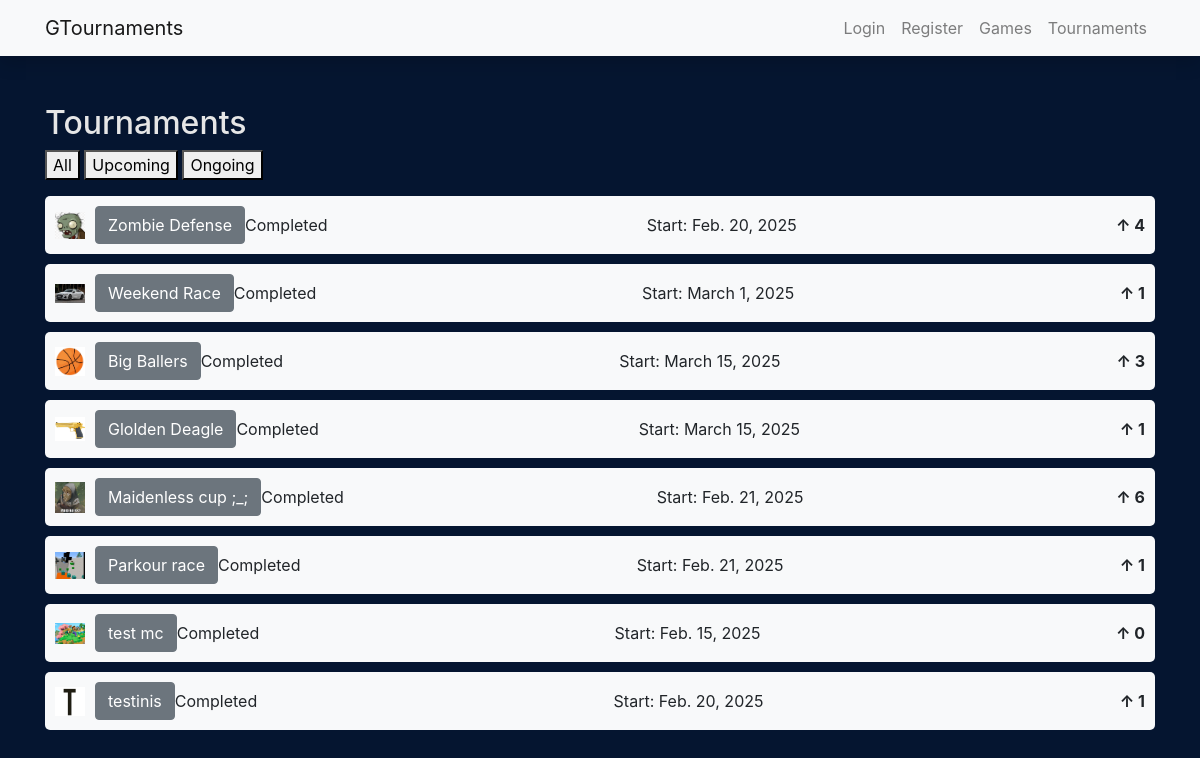
Page /tournaments/tournaments/completed/ on the committed database.
### tournaments/models.py (models this page shows, shortened)
class Tournament(models.Model):
    name = models.CharField("name", max_length=100)
    game = models.ForeignKey(Game, on_delete=models.CASCADE)
    start_date = models.DateField()
    created_by = models.ForeignKey(User, on_delete=models.CASCADE)
    upvotes = models.ManyToManyField(User, related_name="tournament_upvotes", blank=True)
    logo = models.ImageField(upload_to='tournament_logos/', default="tournament.png")
    def total_upvotes(self):
        return self.upvotes.count()
    STATUS_CHOICES = [
        ('u', 'Upcoming'),
        ('o', 'Ongoing'),
        ('c', 'Completed'),
    ]
    status = models.CharField(max_length=1, choices=STATUS_CHOICES, default='u')
    end_date = models.DateField(null=True, blank=True)

### tournaments/views.py (the view)
# urls.py: path("tournaments/completed/", views.get_completed_tournaments, name="completed-tournaments"),
def get_completed_tournaments(request):
    tournaments = Tournament.objects.filter(status="c")
    return render(request, "completed_tournaments.html", {"tournaments": tournaments})

### tournaments/templates/completed_tournaments.html (shortened to what this page needs)
{% extends 'base.html' %}
{% block content %}
<h2>Tournaments</h2>
<p>
    <a href="{% url 'tournament-list' %}"><button>All</button></a>
    <a href="{% url 'upcomming-tournaments' %}"><button>Upcoming</button></a>
    <a href="{% url 'ongoing-tournaments' %}"><button>Ongoing</button></a>
</p>
{% for tournament in tournaments %}
        <div class="container" style="display: flex; justify-content: space-between; align-items: center; background-color: #f8f9fa; padding: 10px; border-radius: 5px; margin-bottom: 10px;">
            <div style="display: flex; align-items: center;">
                <img src="{{ tournament.logo.url }}" alt="Tournament Logo" style="max-width: 30px; margin-right: 10px;">
                <a href="{% url 'tournament-detail' tournament.id %}"><button type="button" class="btn btn-secondary">{{ tournament.name }}</button></a>
                {{ tournament.get_status_display }}
            </div>
            <div>
                Start: {{ tournament.start_date }}
            </div>
            <div style="font-weight: bold;">
                &#8593; {{ tournament.total_upvotes }}
            </div>
        </div>
{% endfor %}
{% endblock %}

### tournaments/static/css/styles.css (style rules this page uses)
p { color: #e6e6e6; }
h2 { color: #e6e6e6; }
a { color: #faeaa5; }

### rows in the picture
Tournament: logo (picture), name "Zombie Defense", status "Completed", start_date "Feb. 20, 2025", total_upvotes "4"
Tournament: logo (picture), name "Weekend Race", status "Completed", start_date "March 1, 2025", total_upvotes "1"
Tournament: logo (picture), name "Big Ballers", status "Completed", start_date "March 15, 2025", total_upvotes "3"
Tournament: logo (picture), name "Glolden Deagle", status "Completed", start_date "March 15, 2025", total_upvotes "1"
Tournament: logo (picture), name "Maidenless cup ;_;", status "Completed", start_date "Feb. 21, 2025", total_upvotes "6"
Tournament: logo (picture), name "Parkour race", status "Completed", start_date "Feb. 21, 2025", total_upvotes "1"
Tournament: logo (picture), name "test mc", status "Completed", start_date "Feb. 15, 2025", total_upvotes "0"
Tournament: logo (picture), name "testinis", status "Completed", start_date "Feb. 20, 2025", total_upvotes "1"
